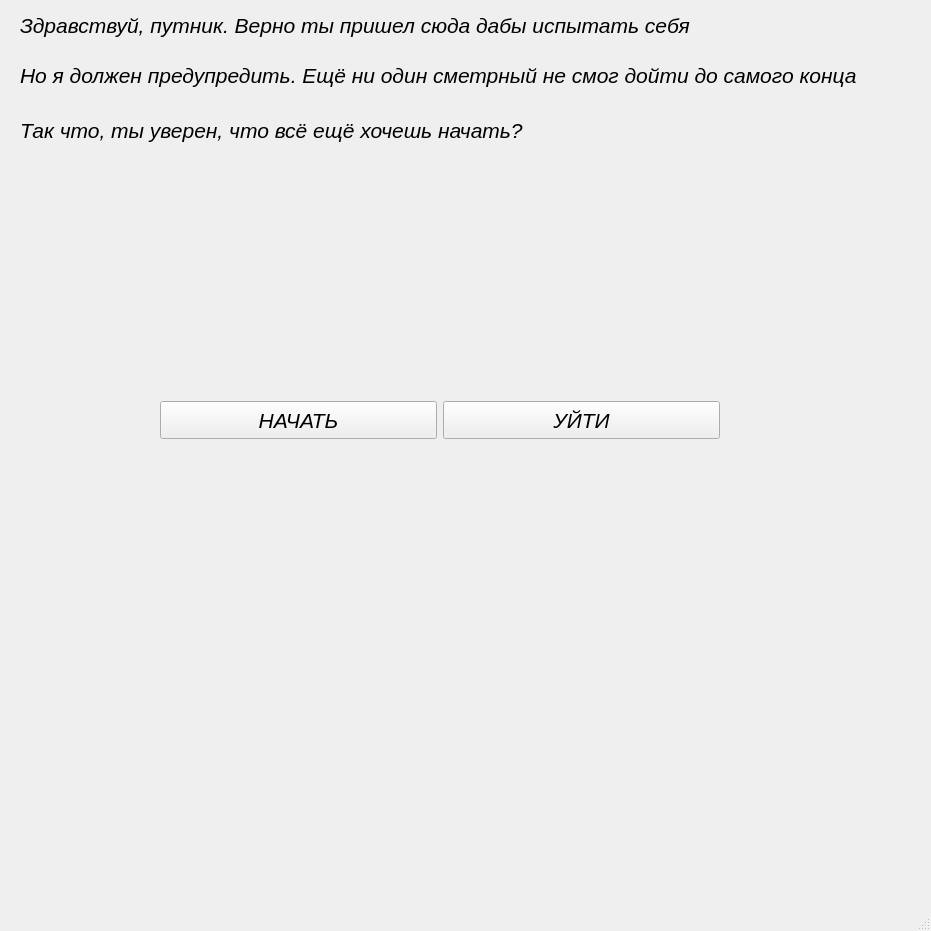
<?xml version="1.0" encoding="UTF-8"?>
<ui version="4.0">
 <class>MainWindow</class>
 <widget class="QMainWindow" name="MainWindow">
  <property name="geometry">
   <rect>
    <x>0</x>
    <y>0</y>
    <width>931</width>
    <height>931</height>
   </rect>
  </property>
  <property name="windowTitle">
   <string>MainWindow</string>
  </property>
  <widget class="QWidget" name="centralwidget">
   <widget class="QLabel" name="label">
    <property name="geometry">
     <rect>
      <x>20</x>
      <y>10</y>
      <width>701</width>
      <height>31</height>
     </rect>
    </property>
    <property name="font">
     <font>
      <pointsize>16</pointsize>
      <weight>50</weight>
      <italic>true</italic>
      <bold>false</bold>
      <underline>false</underline>
      <strikeout>false</strikeout>
     </font>
    </property>
    <property name="mouseTracking">
     <bool>false</bool>
    </property>
    <property name="tabletTracking">
     <bool>false</bool>
    </property>
    <property name="text">
     <string>Здравствуй, путник. Верно ты пришел сюда дабы испытать себя</string>
    </property>
   </widget>
   <widget class="QLabel" name="label_2">
    <property name="geometry">
     <rect>
      <x>20</x>
      <y>50</y>
      <width>851</width>
      <height>51</height>
     </rect>
    </property>
    <property name="font">
     <font>
      <pointsize>16</pointsize>
      <italic>true</italic>
     </font>
    </property>
    <property name="text">
     <string>Но я должен предупредить. Ещё ни один сметрный не смог дойти до самого конца</string>
    </property>
   </widget>
   <widget class="QLabel" name="label_3">
    <property name="geometry">
     <rect>
      <x>20</x>
      <y>100</y>
      <width>541</width>
      <height>61</height>
     </rect>
    </property>
    <property name="font">
     <font>
      <pointsize>16</pointsize>
      <italic>true</italic>
     </font>
    </property>
    <property name="text">
     <string>Так что, ты уверен, что всё ещё хочешь начать?</string>
    </property>
   </widget>
   <widget class="QWidget" name="horizontalLayoutWidget">
    <property name="geometry">
     <rect>
      <x>160</x>
      <y>380</y>
      <width>561</width>
      <height>80</height>
     </rect>
    </property>
    <layout class="QHBoxLayout" name="horizontalLayout">
     <item>
      <widget class="QPushButton" name="pushButton_2">
       <property name="maximumSize">
        <size>
         <width>277</width>
         <height>38</height>
        </size>
       </property>
       <property name="font">
        <font>
         <family>Segoe UI</family>
         <pointsize>16</pointsize>
         <italic>true</italic>
        </font>
       </property>
       <property name="text">
        <string>НАЧАТЬ</string>
       </property>
      </widget>
     </item>
     <item>
      <widget class="QPushButton" name="pushButton_3">
       <property name="maximumSize">
        <size>
         <width>277</width>
         <height>38</height>
        </size>
       </property>
       <property name="font">
        <font>
         <family>Segoe UI</family>
         <pointsize>16</pointsize>
         <italic>true</italic>
        </font>
       </property>
       <property name="text">
        <string>УЙТИ</string>
       </property>
      </widget>
     </item>
    </layout>
   </widget>
  </widget>
  <widget class="QMenuBar" name="menubar">
   <property name="geometry">
    <rect>
     <x>0</x>
     <y>0</y>
     <width>931</width>
     <height>21</height>
    </rect>
   </property>
  </widget>
  <widget class="QStatusBar" name="statusbar"/>
 </widget>
 <resources/>
 <connections/>
</ui>
